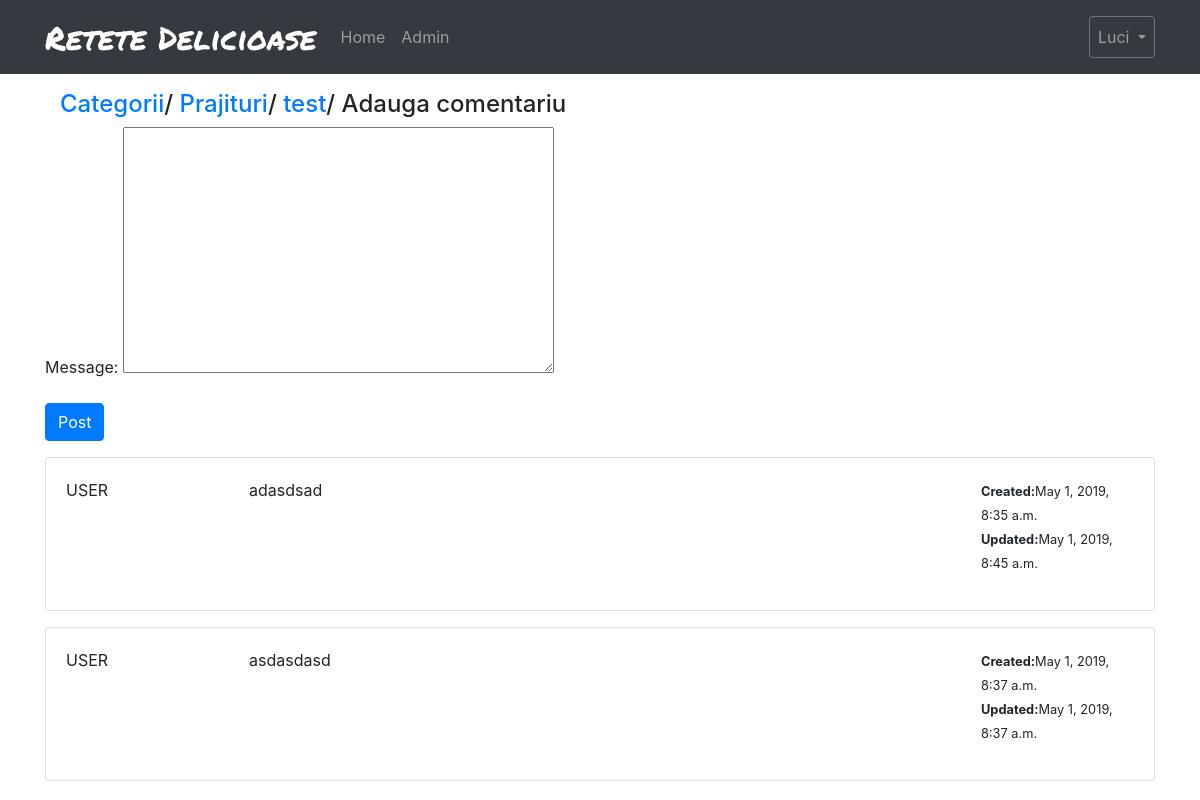
The page /1/titluri/3/new (signed in) on the database as committed earlier.
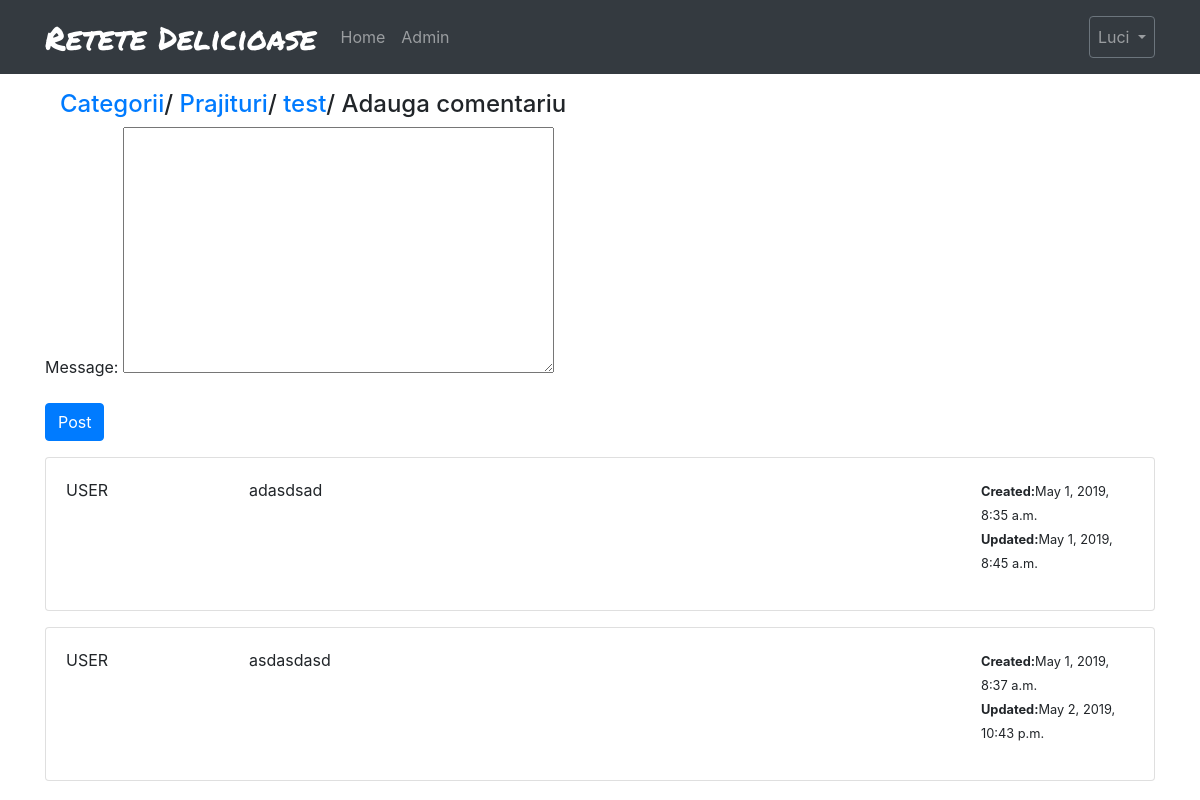
The same page on the database as committed later.
### core/models.py (models this page shows, shortened)
class Discutii(models.Model):
    message = models.TextField(max_length=4000, blank=True)
    created_at = models.DateTimeField(auto_now_add=True)
    updated_at = models.DateTimeField(auto_now=True)
    topic = models.ForeignKey(Topics, related_name='posts', on_delete=models.CASCADE)
    created_by = models.ForeignKey(User, related_name='posts', on_delete=models.CASCADE, null=True, blank=True)
    class Meta:
        verbose_name = 'Discutie'
        verbose_name_plural = 'Discutii'
    def get_message_as_markdown(self):
        return mark_safe(markdown(self.message, safe_mode='escape'))

### core/views.py (the view)
# urls.py: path('<int:pk>/titluri/<int:topic_pk>/new', views.new_post, name='comment'),
@login_required
def new_post(request, pk, topic_pk):
    topic = get_object_or_404(Topics, categorie__pk=pk, pk=topic_pk)
    if request.method == 'POST':
        form = NewCommentForm(request.POST)
        if form.is_valid():
            message = form.save(commit=False)
            message.topic = topic
            message.save()
            return redirect('core:discutii', pk=pk, topic_pk=topic_pk)
    else:
        form = NewCommentForm()
    return render(request, 'core/comentariu nou.html', {'topic':topic, 'form':form})

### core/forms.py
class NewCommentForm(forms.ModelForm):
    message = forms.CharField(widget=forms.Textarea(), max_length=4000)
    class Meta:
        model = Discutii
        fields = ['message',]

### core/templates/core/comentariu nou.html (shortened to what this page needs)
{% extends 'core/base.html' %}
{% load bootstrap3 %}
{% block breadcrumb %}
    <div class="container">
        <h4>
            <a href="{% url 'core:index' %}">Categorii</a>/
            <a href="{% url 'core:topics' topic.categorie.pk %}">{{ topic.categorie.name }}</a>/
            <a href="{% url 'core:discutii' topic.categorie.pk topic.pk %}">{{ topic.subject }}</a>/
            Adauga comentariu
        </h4>
    </div>
{% endblock %}
{% block content %}
        <form method="post" novalidate>
            {{ form.as_p }}
            <button class="btn btn-primary" type="submit">Post</button>
        </form>
    {% for msg in topic.posts.all %}
        {% if msg.message %}
        <div class="card">
            <div class="card-body">
                <div class="row">
                    <div class="col-lg-2">
                        <p>USER</p>
                    </div>
                    <div class="col-lg-7">
                        {{ msg.get_message_as_markdown|safe|linebreaksbr }}
                    </div>
                    <div class="col-lg-2 ml-auto">
                        <p><small><strong>Created:</strong>{{ msg.created_at }}</small><br>
                            <small><strong>Updated:</strong>{{ msg.updated_at }}</small></p>
                    </div>
                </div>
            </div>
        </div>
        {% endif %}
    {% endfor %}
{% endblock %}

Rows that differ between the two databases and show on the page:
changed Discutii "asdasdasd": updated_at "May 1, 2019, 8:37 a.m." → "May 2, 2019, 10:43 p.m."
